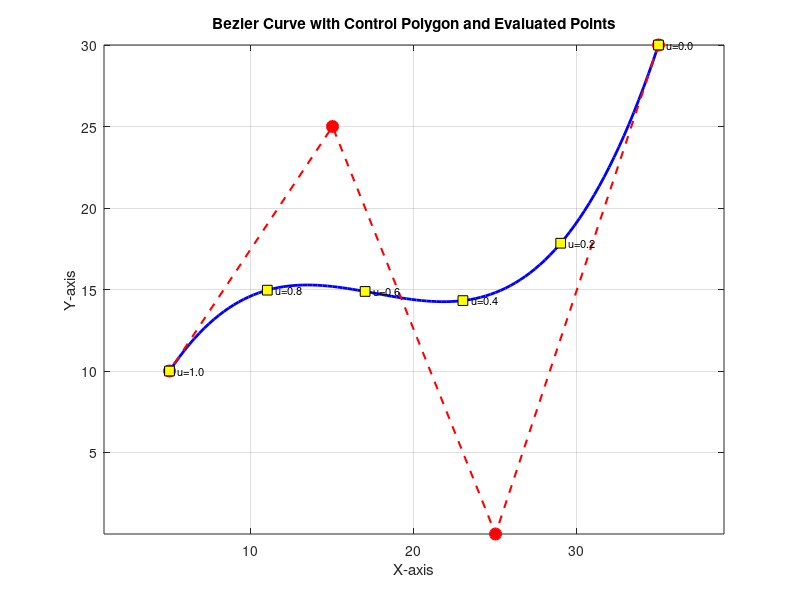
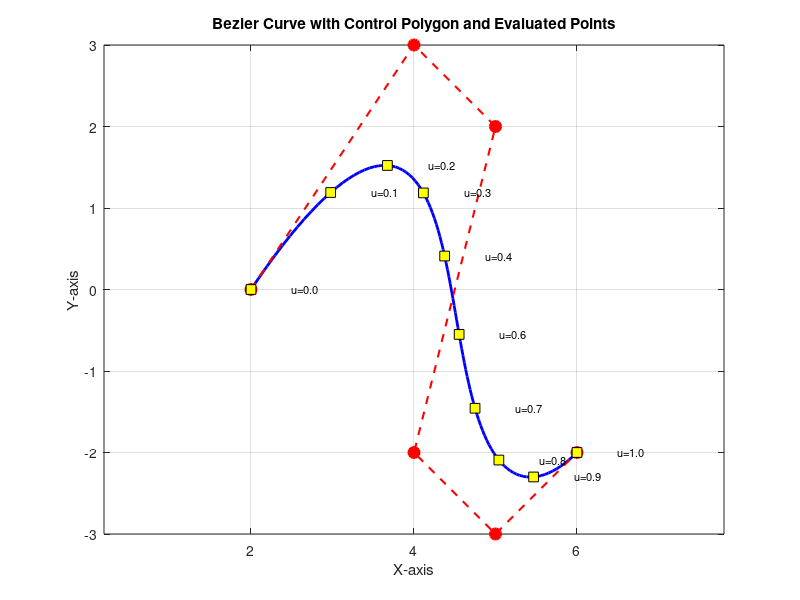

MATLAB code for these plots, in order:
function main_bezier_curve()

% Define control points
controlPoints = [35, 30;
                 25, 0;
                 15, 25;
                 5, 10];

% Parameter values to evaluate
uValues = [0, 0.2, 0.4, 0.6, 0.8, 1];

% Call the Bezier curve plotting function
figure;
bezier_Curve(controlPoints, uValues);

%PROBLEM-2
% Define control points
controlPoints = [2, 0;
                 4, 3;
                 5, 2;
                 4, -2;
                 5, -3;
                 6, -2];

% Parameter values to evaluate
uValues = linspace(0,1,10);

% Call the Bezier curve plotting function
figure;
bezier_Curve(controlPoints, uValues);
end

function bezier_Curve(controlPoints, uValues)
    % Function to plot a Bezier curve for given control points and parameter values
    % controlPoints: n x 2 matrix of (x, y) control points
    % uValues: vector of parameter values in [0, 1]

    n = size(controlPoints, 1) - 1;  % Degree of the Bezier curve
    u = linspace(0, 1, 100);         % Fine-grained for smooth plotting
    
    % Initialize curve points
    curveX = zeros(size(u));
    curveY = zeros(size(u));

    % Compute Bernstein basis and curve points
    for i = 0:n
        B = nchoosek(n, i) .* (u.^i) .* (1-u).^(n-i);
        curveX = curveX + B * controlPoints(i+1, 1);
        curveY = curveY + B * controlPoints(i+1, 2);
    end

    % Plot the Bezier curve
    plot(curveX, curveY, 'b-', 'LineWidth', 2);
    hold on;
    
    % Plot control points and control polygon
    plot(controlPoints(:,1), controlPoints(:,2), 'ro--', 'LineWidth', 1.5, ...
        'MarkerSize', 8, 'MarkerFaceColor', 'r');
    
    % Plot evaluated points at specified uValues
    for k = 1:length(uValues)
        u0 = uValues(k);
        Px = 0; Py = 0;
        for i = 0:n
            B = nchoosek(n, i) * (u0^i) * (1-u0)^(n-i);
            Px = Px + B * controlPoints(i+1, 1);
            Py = Py + B * controlPoints(i+1, 2);
        end
        plot(Px, Py, 'ks', 'MarkerSize', 7, 'MarkerFaceColor', 'y'); % Plot point
        text(Px+0.5, Py, sprintf('u=%.1f', u0), 'FontSize', 8);
    end
    
    axis equal;
    grid on;
    xlabel('X-axis');
    ylabel('Y-axis');
    title('Bezier Curve with Control Polygon and Evaluated Points');
    hold off;
end
